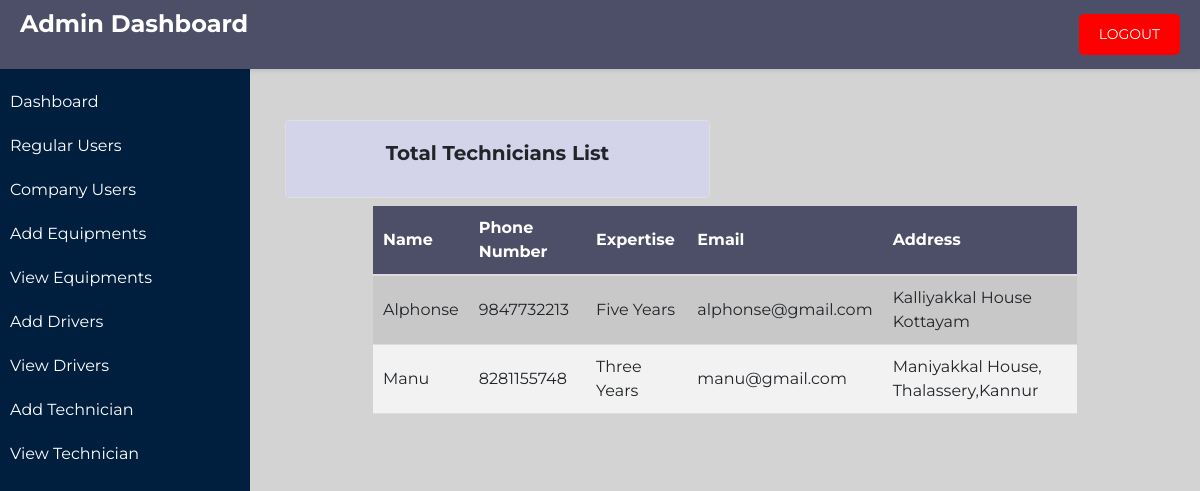
/view-technician/, run on the app's committed database.
### home/models.py (models this page shows, shortened)
class Technician(models.Model):
    tech_id = models.AutoField(primary_key=True)
    name = models.CharField(max_length=100)
    phone_number = models.CharField(max_length=15)
    expertise = models.CharField(max_length=100)
    email = models.EmailField()
    address = models.TextField()

### home/views.py (the view)
# urls.py: path('view-technician/', views.view_technician, name='view_technician'),
def view_technician(request):
    technician = Technician.objects.all()
    return render(request, 'view_technician.html', {'technician': technician})

### templates/view_technician.html (shortened to what this page needs)
<!DOCTYPE html>
<html lang="en">
<head>
    <link href="https://maxcdn.bootstrapcdn.com/bootstrap/4.5.2/css/bootstrap.min.css" rel="stylesheet">
</head>
<body>
    <div class="header">
        <h1 class="page-title">Admin Dashboard</h1>
        <a href="{% url 'logout' %}" class="btn btn-primary" id="logout-link">Logout</a>
    </div>
  <div class="sidebar">
    <ul>
        <li><a href="#">Dashboard</a></li>
        <li><a href="{% url 'regusers' %}">Regular Users</a></li>
        <li><a href="{% url 'cusers' %}">Company Users</a></li>
        <li><a href="{% url 'addequip' %}">Add Equipments</a></li>
        <li><a href="{% url 'view_equip' %}">View Equipments</a></li>
        <li><a href="{% url 'add_driver' %}">Add Drivers</a></li>
        <li><a href="{% url 'view_drivers' %}">View Drivers</a></li>
        <li><a href="{% url 'add_technician' %}">Add Technician</a></li>
        <li><a href="{% url 'view_technician' %}">View Technician</a></li>
    </ul>
  </div>
    <div class="content">
                  <div class="container ">
                    <div class="row">
                      <div class="col-md-6">
                        <div class="card">
                          <div class="card-body text-center bg-light-violet">
                            <h5 class="card-title"><b>Total Technicians List</b></h5>
                          </div>
                        </div>
                      </div>
                      <div class="col-md-6">
                      </div>
                  </div>
    <table class="table-striped small-table">
    <thead>
        <tr>
            <th>Name</th>
            <th>Phone Number</th>
            <th>Expertise</th>
            <th>Email</th>
            <th>Address</th>
        </tr>
    </thead>
    <tbody>
        {% for technician in technician %}
        <tr>
            <td>{{ technician.name }}</td>
            <td>{{ technician.phone_number }}</td>
            <td>{{ technician.expertise }}</td>
            <td>{{ technician.email }}</td>
            <td>{{ technician.address }}</td>
        </tr>
        {% endfor %}
    </tbody>
</table>
</body>
</html>

### templates/view_technician.html (style rules this page uses)
body { font-family: 'Montserrat', sans-serif; background-color:#D3D3D3; margin: 0; padding: 0; }
.header { background-color: #4d4f68; padding: 10px 20px; box-shadow: 0 2px 4px rgba(0, 0, 0, 0.1); display: flex; justify-content: space-between; align-items: center; width: 100%; position: fixed; z-index: 1; }
.page-title { font-size: 24px; margin-bottom: 20px; font-weight: bold; color: white; }
#logout-link { background-color: #FF0000; color: #fff; padding: 10px 20px; border: none; border-radius: 5px; text-decoration: none; transition: background-color 0.3s; }
.sidebar { height: 100%; width: 250px; position: fixed; top: 0; left: 0; background-color: #001f3f; color: #fff; padding-top: 20px; margin-top: 60px; }
.sidebar ul { list-style: none; padding: 0; }
.sidebar li { padding: 10px; }
.sidebar a { color: #fff; text-decoration: none; display: block; }
.content { margin-left: 250px; padding: 20px; }
.container { margin-top: 100px; }
.btn { padding: 6px 12px; border: none; border-radius: 4px; cursor: pointer; font-size: 14px; text-transform: uppercase; }
.small-table { width: 80%; margin: 0 auto; margin-left: 10%; border-collapse: collapse; }
.small-table thead th { background-color: #4d4f68; color: #fff; padding: 10px; text-align: left; border-bottom: 2px solid #ddd; }
.small-table tbody td { padding: 10px; border-bottom: 1px solid #ddd; }
.small-table tbody tr:nth-child(even) { background-color: #f2f2f2; }
.bg-light-violet { background-color: #d3d3e9; padding: 20px; }

### data on the page
Technician: name "Alphonse", phone_number "9847732213", expertise "Five Years", email "alphonse@gmail.com", address "Kalliyakkal House Kottayam"
Technician: name "Manu", phone_number "8281155748", expertise "Three Years", email "manu@gmail.com", address "Maniyakkal House, Thalassery,Kannur"
